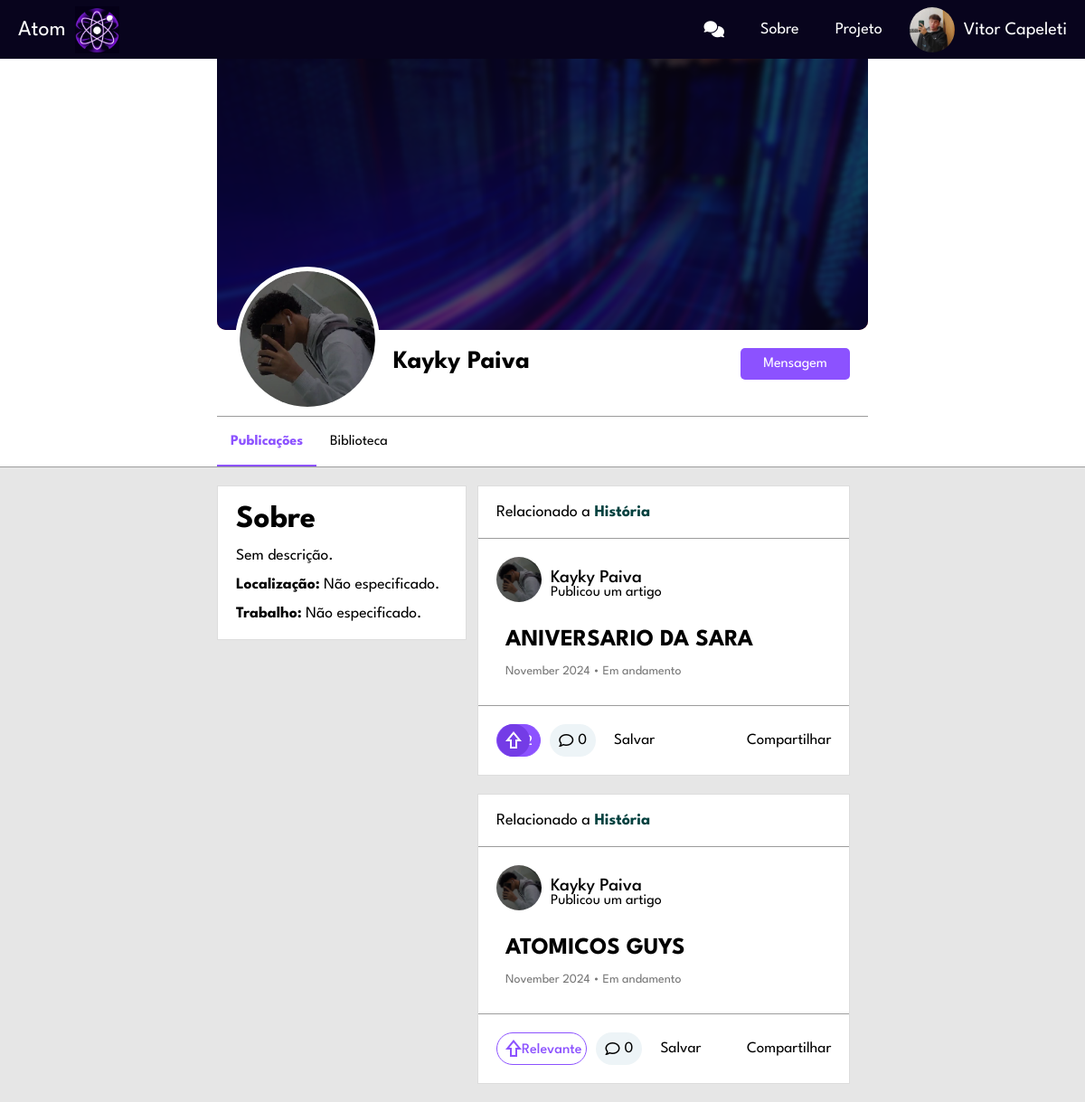
Screenshot of /view/perfil.php?token=10f30d689b97cbe5f0a5b40fdebee2bd (signed in) with the database file from the repository.
### tables this page shows
CREATE TABLE `usuario` (
  `USU_INT_ID` int(11) NOT NULL,
  `USU_VAR_NAME` varchar(50) NOT NULL,
  `USU_VAR_EMAIL` varchar(100) NOT NULL,
  `USU_VAR_PASSWORD` varchar(255) NOT NULL,
  `USU_VAR_IMGPERFIL` varchar(255) DEFAULT NULL,
  `USU_VAR_IMGBACK` varchar(255) DEFAULT NULL,
  `USU_VAR_DESC` varchar(255) DEFAULT NULL,
  `USU_VAR_CIDADE` varchar(50) DEFAULT NULL,
  `USU_VAR_OCUPACAO` varchar(50) DEFAULT NULL
);

CREATE TABLE `artigo` (
  `ART_INT_ID` int(11) NOT NULL,
  `ART_VAR_TITULO` varchar(250) NOT NULL,
  `ART_VAR_DESCRICAO` varchar(2000) NOT NULL,
  `ART_VAR_CATEGORIA` varchar(50) NOT NULL,
  `ART_VAR_STATUS` varchar(12) NOT NULL,
  `ART_VAR_ARQUIVO` varchar(500) NOT NULL,
  `USU_INT_ID` int(11) NOT NULL,
  `ART_DAT_POSTAGEM` datetime DEFAULT current_timestamp()
);

### view/php/ObterOuCriarToken.php (called while the page is built)
<?php
function obterOuCriarToken($conection, $tipo, $id) {
    if ($tipo === 'usuario') {
        $tabela = 'tokens_usuario';
        $colunaId = 'USU_INT_ID';
        $colunaToken = 'TOK_USU_VAR_TOK';
    } elseif ($tipo === 'artigo') {
        $tabela = 'tokens_artigo';
        $colunaId = 'ART_INT_ID';
        $colunaToken = 'TOK_ART_VAR_TOK';
    } elseif ($tipo === 'conversa') {
        $tabela = 'tokens_conversa';
        $colunaId = 'CONV_INT_ID';
        $colunaToken = 'TOK_CON_VAR_TOK';
        } else {
        throw new Exception("Tipo de token inválido.");
    }
    $queryToken = "SELECT $colunaToken FROM $tabela WHERE $colunaId = $id";
    $resultToken = mysqli_query($conection, $queryToken);
    if ($resultToken && mysqli_num_rows($resultToken) > 0) {
        $tokenData = mysqli_fetch_assoc($resultToken);
        return $tokenData[$colunaToken];
    } else {
        $token = bin2hex(random_bytes(16));
        $queryInsertToken = "INSERT INTO $tabela ($colunaToken, $colunaId) VALUES ('$token', $id)";
        mysqli_query($conection, $queryInsertToken);
        return $token;
    }
}
?>

### view/perfil.php (the view, shortened to what this page needs)
<?php
include('../view/php/listar_compartilhar.php');
?>
<!DOCTYPE html>
<html lang="pt-BR">
<head>
    <link rel="stylesheet" href="css/perfil.css">
    <link rel="stylesheet" href="css/home.css">
    <link rel="stylesheet" href="css/artigo.css">
    <link rel="stylesheet" href="https://cdnjs.cloudflare.com/ajax/libs/font-awesome/6.6.0/css/all.min.css" />
</head>
<body>
    <nav>
        <ul>
            <li><a class="atom" href="home.php">Atom<img src="../view/img/logo3.png" alt=""></a></li>
            <li><a class="topic" href="../view/chat.php"><i class="fa-solid fa-comments"></i></a></li>
            <li class="hideOnMobile"><a class="topic" href="../view/about.html">Sobre</a></li>
            <li class="hideOnMobile"><a class="topic" href="../view/project.html">Projeto</a></li>
            <li class="profile">
            <div id="profileDropdown" class="topic usuario">
                <div  id="profileDropdown" class="foto user-space">
                <?php   if (empty($_SESSION['ftperfil'])) {
                    $_SESSION['ftperfil'] = '../view/img/user.jpg';
                } echo '<img id="profileDropdown" src="' . $_SESSION['ftperfil'] . '" alt="">'; ?>
                </div>
               <?php echo $_SESSION['name'] ?>
            </div>
            </li>
        </ul>
    </nav>
         <div class="topo1">
            <div class="topo1-bloco">
               <?php require_once('../view/php/carregar_perfil_usuario.php') ?>
            </div>
        </div>
        <div class="tela espaco" id="publicacoes" style="display: flex;">
    <div class="tela-coluna">
        <div class="lado-esquerdo1">
            <div class="bloco">
                <div class="sobre">
                    <h1>Sobre</h1>
                    <div class="biografia"><br>
                    <p><?php echo $desc; ?></p></div>
                    <br><div class="localizacao">
                    <p><strong>Localização:</strong> <?php echo $cidade; ?></p>
                    </div>
                    <br><div class="trabalho">
                    <p><strong>Trabalho:</strong> <?php echo $ocupacao; ?></p>
                    </div>
                </div>
            </div>
        </div>
        <div class="lado-direito1">
            <div class="lista1">
                <?php include ('php/carregar_artigos_perfil.php') ?>
            </div>
        </div>
    </div>
</div>
</body>
</html>

### view/php/carregar_perfil_usuario.php (shortened to what this page needs)
<?php
require_once('conection.php');
if (isset($_GET['token'])) {
    $token = $_GET['token'];
    $sqlToken = "SELECT USU_INT_ID FROM tokens_usuario WHERE TOK_USU_VAR_TOK = ?";
    $stmtToken = $conection->prepare($sqlToken);
    $stmtToken->bind_param('s', $token);
    $stmtToken->execute();
    $resultToken = $stmtToken->get_result();
    if ($resultToken->num_rows > 0) {
        $usuario = $resultToken->fetch_assoc();
        $PerfilId = $usuario['USU_INT_ID'];
       $sqlUsuario = "SELECT USU_INT_ID, USU_VAR_NAME, USU_VAR_IMGPERFIL, USU_VAR_IMGBACK, USU_VAR_DESC, USU_VAR_CIDADE, USU_VAR_OCUPACAO
        FROM usuario
        WHERE USU_INT_ID = ?";
        $stsmtUsuario = $conection->prepare($sqlUsuario);
        $stsmtUsuario->bind_param('i', $PerfilId);
        $stsmtUsuario->execute();
        $resultUsuario = $stsmtUsuario->get_result();
        if ($resultUsuario->num_rows > 0) {
            $usuario = $resultUsuario->fetch_assoc();
            $idUsuario = $usuario['USU_INT_ID'];
            $nome = $usuario['USU_VAR_NAME'];
            $FotoPerfil = !empty($usuario['USU_VAR_IMGPERFIL']) ? $usuario['USU_VAR_IMGPERFIL'] : '../view/img/user.jpg';
            $FotoBanner = !empty($usuario['USU_VAR_IMGBACK']) ? $usuario['USU_VAR_IMGBACK'] : '../view/img/background-default.png';
            $desc = !empty($usuario['USU_VAR_DESC']) ? $usuario['USU_VAR_DESC'] : 'Sem descrição.';
            $cidade = !empty($usuario['USU_VAR_CIDADE']) ? $usuario['USU_VAR_CIDADE'] : 'Não especificado.';
            $ocupacao = !empty($usuario['USU_VAR_OCUPACAO']) ? $usuario['USU_VAR_OCUPACAO'] : 'Não especificado.';
            require_once('ObterOuCriarToken.php');
            $tokenUser = obterOuCriarToken($conection, 'usuario', $idUsuario);
                    echo '<div class="cover-photo">
                <img src="' . $FotoBanner . '">
            </div>
            <div class="profile-info">
                <div class="profile-picture">
                    <img src="' . $FotoPerfil . '" alt="Foto de Perfil">
                </div>
                <div class="profile-name">
                    <h1>' . $nome . '</h1>
                   <div class="seguintes">';
                 echo '   </div>
               </div>
                <div class="profile-actions">';
                 echo   '<a href="chat.php?token='. $tokenUser .'"><button class="btn msg">Mensagem</button></a>
                </div>
            </div>
             <div class="profile-navigation">
                <div class="opcao marcada" id="publicacoesBtn">Publicações</div>
                <div class="opcao selecionar" id="bibliotecaBtn">Biblioteca</div>
            </div>';
        } else {
            echo "Usuário não encontrado.";
        }
    } else {
        echo "Token inválido.";
    }
} else {
    echo "Parâmetros inválidos.";
    exit();
}
?>

### view/php/carregar_artigos_perfil.php (shortened to what this page needs)
<?php
require_once('conection.php');
$userId = $_SESSION['id'];
function carregarArtigos($conection, $userId, $PerfilId) {
    $query = "SELECT a.ART_VAR_TITULO, a.ART_VAR_DESCRICAO, a.ART_VAR_CATEGORIA, a.ART_VAR_STATUS, a.ART_DAT_POSTAGEM,
                     u.USU_VAR_NAME, u.USU_VAR_IMGPERFIL, a.USU_INT_ID, a.ART_INT_ID,
                     (SELECT COUNT(*) FROM comentario WHERE ART_INT_ID = a.ART_INT_ID) AS num_comentarios,
                     (SELECT COUNT(*) FROM upvote WHERE UP_ART_INT_ID = a.ART_INT_ID) AS num_likes,
                     (SELECT COUNT(*) FROM upvote WHERE UP_USU_INT_ID = $userId AND UP_ART_INT_ID = a.ART_INT_ID) AS user_liked,
                     (SELECT COUNT(*) FROM salvar WHERE USU_INT_ID = $userId AND ART_INT_ID = a.ART_INT_ID) AS user_saved
              FROM artigo a
              JOIN usuario u ON a.USU_INT_ID = u.USU_INT_ID
          WHERE a.USU_INT_ID = $PerfilId
          ORDER BY a.ART_DAT_POSTAGEM DESC";
    $resultado = mysqli_query($conection, $query);
    if ($resultado && mysqli_num_rows($resultado) > 0) {
        while ($artigo = mysqli_fetch_assoc($resultado)) {
            $titulo = $artigo['ART_VAR_TITULO'];
            $categoria = $artigo['ART_VAR_CATEGORIA'];
            $status = $artigo['ART_VAR_STATUS'];
            $dataPostagem = $artigo['ART_DAT_POSTAGEM'];
            $nomeUsuario = $artigo['USU_VAR_NAME'];
            $idUsuario = $artigo['USU_INT_ID'];
            $idArtigo = $artigo['ART_INT_ID'];
            $numComentarios = $artigo['num_comentarios'];
            $numLikes = $artigo['num_likes'];
            $userLiked = $artigo['user_liked'];
            $userSaved = $artigo['user_saved'];
            require_once('ObterOuCriarToken.php');
            $tokenUser = obterOuCriarToken($conection, 'usuario', $idUsuario);
            $tokenArtigo = obterOuCriarToken($conection, 'artigo', $idArtigo);
            $fotoPerfil = $artigo['USU_VAR_IMGPERFIL'];
            $dataFormatada = strftime('%B %Y', strtotime($dataPostagem));
            $dataFormatada = ucfirst($dataFormatada);
            $likeButtonClass = $userLiked > 0 ? 'liked' : '';
            $likeButtonText = $userLiked > 0 ? "$numLikes" : "Relevante";
            $saveButtonText = $userSaved > 0 ? 'Em biblioteca' : 'Salvar';
            $saveButtonClass = $userSaved > 0 ? 'saved' : '';
            echo "
    <div class='bloco'>
        <div class='bloco-top'>
            <p>Relacionado a <strong>$categoria</strong></p>
        </div>
        <div class='bloco-mid'>
            <div class='cabecalho'>
                <a href='perfil.php?token=$tokenUser'>
                    <div class='foto1 user'>
                        <img src='$fotoPerfil' alt='Foto de perfil' class='user-photo'>
                    </div>
                </a>
                <div class='profile-artigo'>
                    <a href='perfil.php?token=$tokenUser'>
                        <div class='nome'>$nomeUsuario</div>
                    </a>
                    <p>Publicou um artigo</p>
                </div>
            </div>
            <div class='conteudo'>
                 <a href='artigo.php?token=$tokenArtigo'>$titulo</a>
                <br><br>
                <span>$dataFormatada &#8226; $status</span>
            </div>
        </div>
        <div class='bloco-bot'>
            <div class='rodape'>
                <div class='rod'>
                    <button class='relevante $likeButtonClass' onclick='toggleLike(this, $idArtigo)' data-article-id='$idArtigo'>
                        <span class='material-symbols-outlined like-icon'>shift</span>
                        <span class='like-count'>$likeButtonText</span>
                    </button>
                    <button id='goToComments' class='comentarios' onclick=\"window.location.href='artigo.php?token=$tokenArtigo#comments';\">
                        <i class='fa-regular fa-comment'></i>$numComentarios
                    </button>
                    <button class='botoes Salvar $saveButtonClass' data-artigo-id='$idArtigo'>$saveButtonText</button>
                </div>
                <div class='ape'>
                    <button class='openCompartilhar botoes' data-token-artigo='$tokenArtigo'>Compartilhar</button>
                </div>
            </div>
        </div>
    </div>";
        }
    } else {
        echo "<div class='bloco'><h1 style=' padding: 20px;'>Este usuário não possui artigos publicados.</h1></div>";
    }
}
carregarArtigos($conection, $userId, $PerfilId);
?>

### view/css/perfil.css (style rules this page uses)
.topo1 { width: 100%; background-color: #fff; justify-content: center; display: flex; border-bottom: 1px solid rgb(156, 156, 156); }
.topo1-bloco { width: 60%; }
.cover-photo { width: 100%; height: 300px; background-color: #a11c1c; border-bottom-left-radius: 10px; border-bottom-right-radius: 10px; }
.cover-photo img { width: 100%; height: 300px; background-color: #e2e2e2; border-bottom-left-radius: 10px; border-bottom-right-radius: 10px; object-fit: cover; display: none; }
.cover-photo img[src] { display: block; }
.profile-info { display: flex; align-items: center; padding: 15px; background-color: white; position: relative; margin-bottom: 20px; }
.profile-picture { position: absolute; top: -70px; left: 20px; border-radius: 50%; overflow: hidden; border: 5px solid white; background-color: #fff; }
.profile-picture img { width: 150px; height: 150px; object-fit: cover; border-radius: 50%; }
.profile-name { margin-left: 180px; }
.profile-name h1 { font-size: 28px; margin-bottom: 5px; }
.profile-actions { margin-left: auto; }
.profile-actions .btn { background-color: #8c52ff; color: white; border: none; margin: 5px; border-radius: 5px; cursor: pointer; padding: 10px 25px; font-size: 16px; }
.profile-navigation { background-color: white; border-top: 1px solid rgb(156, 156, 156); display: flex; padding: 5px 0 5px 0; }
.opcao { padding: 15px; font-size: 16px; }
.marcada { padding: 15px; font-size: 16px; color: #8c52ff; font-weight: bold; border-bottom: 2px solid #8c52ff; margin-bottom: -5px; }
.sobre { padding: 20px; font-size: 17.5px; box-sizing: border-box; }
.biografia { text-align: justify; box-sizing: border-box; word-wrap: break-word; overflow-wrap: break-word; }
.tela-coluna { width: 60%; display: flex; }
.lado-esquerdo1 { width: 40%; }
.lado-direito1 { width: 60%; }
.lista1 { display: flex; flex-direction: column; }
.espaco { margin-top: 20px; display: flex; justify-content: center; }

### view/css/artigo.css (style rules this page uses)
html { scroll-behavior: smooth; }

### rows the page displays
usuario: USU_VAR_IMGBACK (picture), USU_VAR_IMGPERFIL (picture), USU_VAR_NAME "Kayky Paiva", USU_VAR_DESC "Sem descrição.", USU_VAR_CIDADE "Não especificado.", USU_VAR_OCUPACAO "Não especificado."
artigo: ART_VAR_CATEGORIA "História", USU_INT_ID.USU_VAR_IMGPERFIL (picture), USU_INT_ID.USU_VAR_NAME "Kayky Paiva", ART_VAR_TITULO "ANIVERSARIO DA SARA", ART_DAT_POSTAGEM "November 2024", ART_VAR_STATUS "Em andamento", numComentarios "0", saveButtonText "Salvar"
artigo: ART_VAR_CATEGORIA "História", USU_INT_ID.USU_VAR_IMGPERFIL (picture), USU_INT_ID.USU_VAR_NAME "Kayky Paiva", ART_VAR_TITULO "ATOMICOS GUYS", ART_DAT_POSTAGEM "November 2024", ART_VAR_STATUS "Em andamento", likeButtonText "Relevante", numComentarios "0", saveButtonText "Salvar"

### other values shown
$_SESSION['name'] "Vitor Capeleti"
